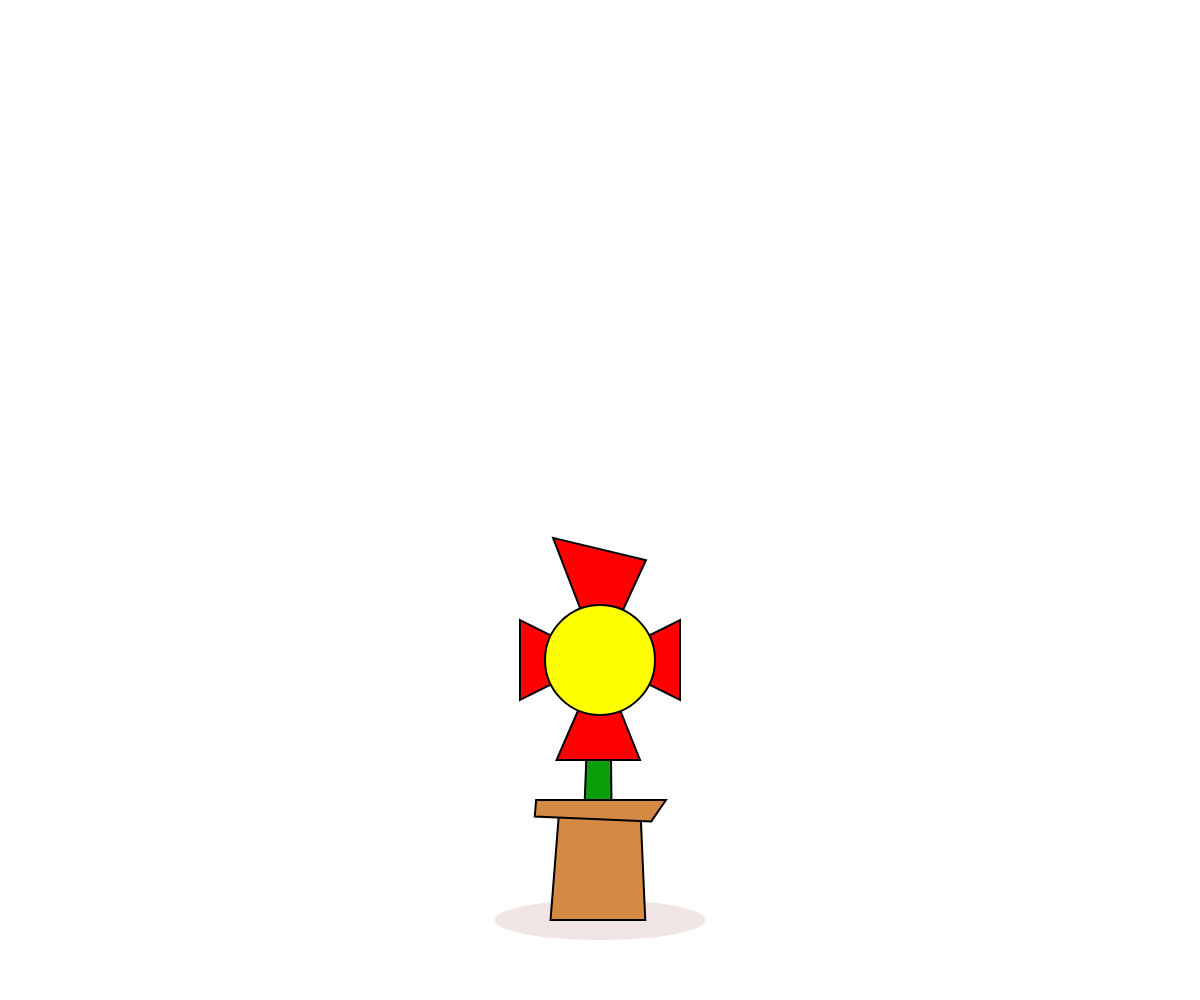
Frame 1 (no input)
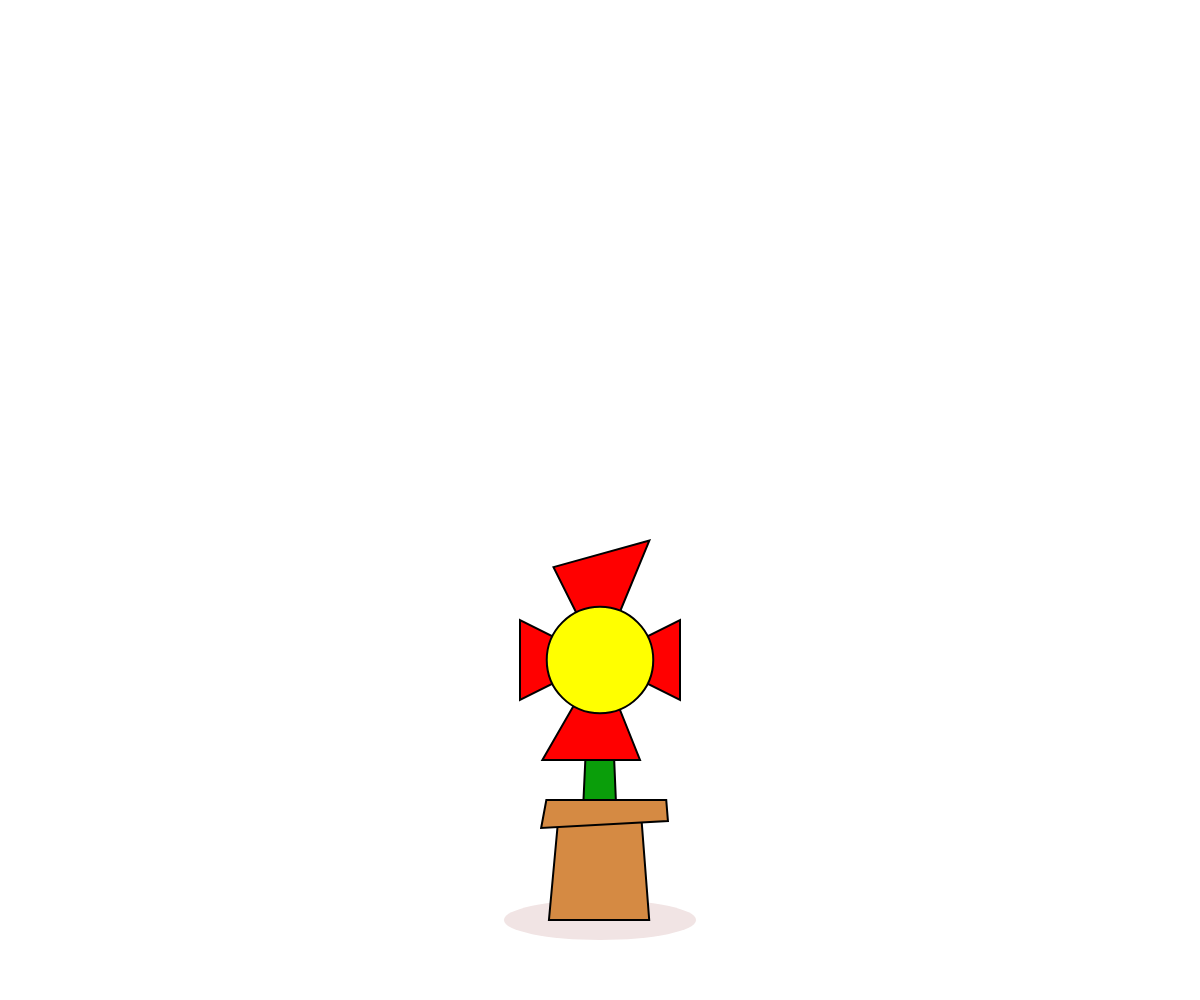
Frame 2 (the mouse pressed at the canvas centre, redrawn once)

The p5.js sketch that drew these frames (run headless with seeded random() and noise() and a simulated clock; the mouse was pressed at the canvas centre and the sketch redrawn once):

// p5.js sketch
// ── sketch.js
function setup() {
  createCanvas(windowWidth, windowHeight); 
}
function drawflower() {
  noLoop();
  background('white');
  //top
  fill('rgb(241,228,228)');
  noStroke();
  ellipse((windowWidth/2), (windowHeight/2)+30,random(95,110),20);
  fill('rgb(10,158,10)');
  stroke('black');
  //stem
  quad((windowWidth/2)-5, (windowHeight/2)-100, (windowWidth/2)+5, (windowHeight/2)-100, (windowWidth/2)+random(5,10), (windowHeight/2),(windowWidth/2)-random(5,10), (windowHeight/2));
  fill('red');
  triangle((windowWidth/2)-random(20,30), (windowHeight/2)-random(145,165),(windowWidth/2)+random(20,30), (windowHeight/2)-random(145,165),(windowWidth/2), (windowHeight/2)-100);
  
  
  //Bottom
  triangle((windowWidth/2)-random(20,30), (windowHeight/2)-50,(windowWidth/2)+20, (windowHeight/2)-50,(windowWidth/2), (windowHeight/2)-100)
  //left
  triangle((windowWidth/2)-40, (windowHeight/2)-80,(windowWidth/2)-40, (windowHeight/2)-120,(windowWidth/2), (windowHeight/2)-100);
  //right
  triangle((windowWidth/2)+40, (windowHeight/2)-80,(windowWidth/2)+40, (windowHeight/2)-120,(windowWidth/2), (windowHeight/2)-100);
  
  fill('rgb(213,138,67)')
  quad((windowWidth/2)-20, (windowHeight/2)-30, (windowWidth/2)+20, (windowHeight/2)-30, (windowWidth/2)+random(20,30), (windowHeight/2)+30, (windowWidth/2)-random(20,30), (windowHeight/2)+30);
  quad((windowWidth/2)-random(25,35), (windowHeight/2)-30, (windowWidth/2)+random(25,35), (windowHeight/2)-30, (windowWidth/2)+random(25,35), (windowHeight/2)-random(15,25), (windowWidth/2)-random(25,35), (windowHeight/2)-random(15,25));
  fill('yellow');
  circle((windowWidth/2), (windowHeight/2)-100,random(20,70));
}

function draw() {
  angleMode(DEGREES);
  clear();
  background(220);
  
  scale(2);
  translate(-(windowWidth/4),-70)
  drawflower();
  
  // rotate(7)
  // translate(100,-100);
  // drawfrog();
}
